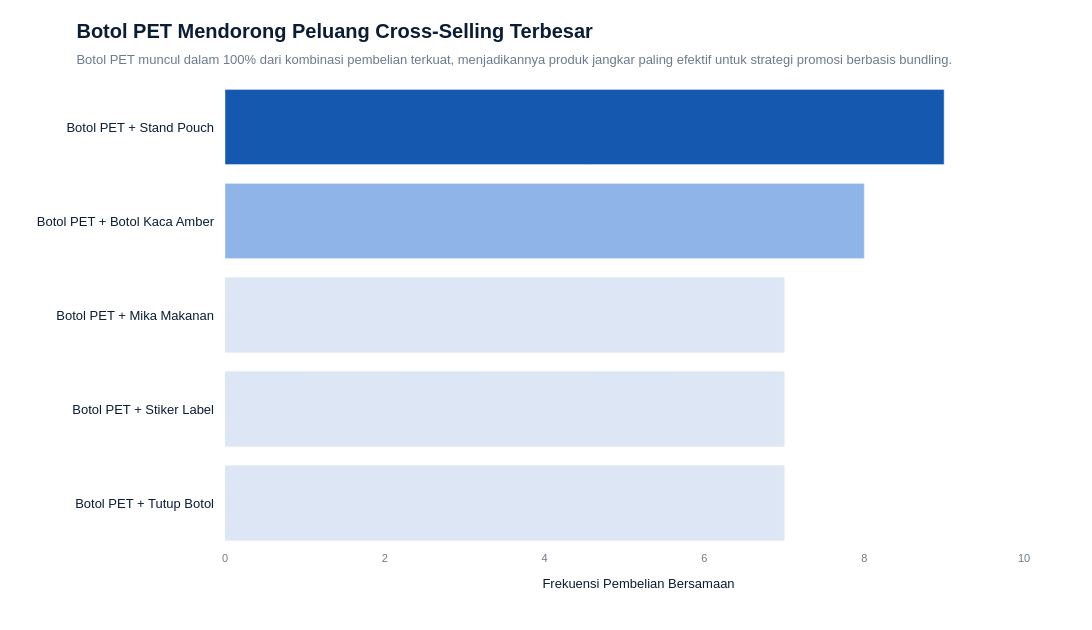

The notebook cell this image was saved under:
### Markdown cell above
### Visualisasi Cross-Sell Produk

### Code cell
import plotly.graph_objects as go
import plotly.io as pio

# Jalur ekspor relatif dari direktori runtime notebook
DEFAULT_CHART_DIR: Path = Path("..") / "outputs" / "charts"

# Palet warna korporat standar McKinsey untuk menjaga hierarki visual acuan eksekutif
COLORS: Dict[str, str] = {
    "navy": "#0B1D35",       # Warna utama teks dan aksen penting
    "tick": "#6B7B8D",       # Warna label sumbu (axis ticks)
    "footnote": "#9DA8B5",   # Warna teks catatan kaki (informasi sekunder)
    "primary": "#1558B0",    # Warna batang dominan (peringkat 1)
    "secondary": "#8FB4E8",  # Warna batang sekunder (peringkat 2)
    "muted": "#DCE6F4",      # Warna latar untuk data non-kontekstual (peringkat 3-5)
    "grid": "rgba(11,29,53,0.05)",
    "bg": "#FFFFFF"
}

# Kamus pemetaan untuk lokalisasi nama produk ke laporan resmi Bahasa Indonesia
RENAME_MAP: Dict[str, str] = {
    "Botol PET Bening 500ml": "Botol PET",
    "Standing Pouch Aluminium 250g": "Stand Pouch",
    "Botol Kaca Amber 250ml": "Botol Kaca Amber",
    "Tutup Botol Ulir 28mm": "Tutup Botol",
    "Stiker Label Vinyl Tahan Air": "Stiker Label",
    "Tray Makanan Mika 4 Sekat": "Mika Makanan",
    "Dus Produk Glossy 10x10x10": "Dus Glossy",
    "Karton Box Die Cut 20x15x8": "Karton Box"
}

# Mengambil top 5 kombinasi terkuat untuk visualisasi eksekutif yang fokus
chart_df = product_associations.sort_values("jumlah_transaksi", ascending=False).head(5).copy()

# Menggunakan .get() untuk fallback aman jika ada produk baru yang belum terdaftar di RENAME_MAP
chart_df["A"] = chart_df["nama_produk_A"].apply(lambda x: RENAME_MAP.get(x, x))
chart_df["B"] = chart_df["nama_produk_B"].apply(lambda x: RENAME_MAP.get(x, x))
chart_df["pair"] = chart_df["A"] + " + " + chart_df["B"]

# Perhitungan insight dinamis berdasarkan komposisi produk jangkar (Anchor Product)
total_rows = len(chart_df)
pet_count = chart_df["pair"].str.contains("Botol PET").sum()
# Defensif terhadap ZeroDivisionError jika dataframe input kosong
share = round(pet_count / total_rows * 100) if total_rows > 0 else 0

title_text = "Botol PET Mendorong Peluang Cross-Selling Terbesar"
subtitle_text = f"Botol PET muncul dalam {share}% dari kombinasi pembelian terkuat, menjadikannya produk jangkar paling efektif untuk strategi promosi berbasis bundling."

# Pewarnaan bertingkat (Muted Colorway) untuk mengarahkan fokus audiens langsung ke peringkat teratas
bar_colors = [
    COLORS["primary"],
    COLORS["secondary"],
    COLORS["muted"],
    COLORS["muted"],
    COLORS["muted"]
]

# Penentuan batas sumbu X secara dinamis (+15% buffer ruang kosong) agar label nilai tidak terpotong
max_val = chart_df["jumlah_transaksi"].max() if not chart_df.empty else 10
x_max_range = max_val * 1.15

fig = go.Figure()

fig.add_trace(
    go.Bar(
        x=chart_df["jumlah_transaksi"],
        y=chart_df["pair"],
        orientation="h",
        marker=dict(color=bar_colors),
        textfont=dict(size=12, color=COLORS["navy"]),
        hovertemplate="<b>%{y}</b><br>Dibeli Bersamaan: %{x} kali<extra></extra>"
    )
)

# Konfigurasi kanvas mengikuti layout laporan formal dengan margin t&b longgar untuk judul multi-baris
fig.update_layout(
    paper_bgcolor=COLORS["bg"],
    plot_bgcolor=COLORS["bg"],
    width=1120,
    height=630,
    margin=dict(l=60, r=40, t=80, b=80),
    title=dict(
        text=(
            f"<b>{title_text}</b>"
            "<br>"
            "<span style='font-size:13px; color:#6B7B8D; font-weight:normal;'>"
            f"{subtitle_text}"
            "</span>"
        ),
        x=0.07,
        y=0.94,
        font=dict(family="Arial", size=20, color=COLORS["navy"])
    ),
    font=dict(family="Arial", color=COLORS["navy"]),
    showlegend=False
)

# Urutan dibalik (autorange='reversed') agar urutan peringkat 1 tetap berada di posisi paling atas chart
fig.update_yaxes(
    autorange="reversed",
    title="",
    tickfont=dict(family="Arial", size=13, color=COLORS["navy"]),
    tickangle=0,
    ticklabelstandoff=10
)

# Menyembunyikan grid lines untuk mempertahankan aspek visual minimalis khas McKinsey Chart
fig.update_xaxes(
    title=dict(
        text="Frekuensi Pembelian Bersamaan", 
        font=dict(family="Arial", size=13, color=COLORS["navy"]),
        standoff=15
    ),
    showgrid=False,
    zeroline=False,
    tickfont=dict(family="Arial", size=11, color=COLORS["tick"]),
    range=[0, x_max_range]
)

# Catatan kaki diletakkan secara relatif menggunakan koordinat kertas (paper reference)
fig.add_annotation(
    x=0,
    y=-0.22,
    xref="paper",
    yref="paper",
    showarrow=False,
    align="left",
    text="Sumber: Market Basket Analysis. Lima kombinasi produk teratas diurutkan berdasarkan frekuensi pembelian bersamaan.",
    font=dict(family="Arial", size=10, color=COLORS["footnote"])
)

# Manajemen penulisan berkas dengan penanganan error sistem lokal (I/O)
try:
    DEFAULT_CHART_DIR.mkdir(parents=True, exist_ok=True)
    output_path = DEFAULT_CHART_DIR / "cross_sell_opportunity_analysis.png"
    # Skala ditingkatkan (scale=3) untuk memastikan resolusi gambar tajam saat disematkan di dokumen/PPT
    pio.write_image(fig, str(output_path), scale=3)
except OSError as exc:
    logger.error("Sistem gagal menulis gambar chart ke disk. Detail: %s", exc)
    raise

fig.show()
print(f"Chart saved to: {output_path}")

### Figure 1 — Plotly figure (JSON) as saved in the notebook; plotly's stock layout.template omitted (floating-point values rounded to 4 significant figures)
{"data": [{"hovertemplate": "<b>%{y}</b><br>Dibeli Bersamaan: %{x} kali<extra></extra>", "marker": {"color": ["#1558B0", "#8FB4E8", "#DCE6F4", "#DCE6F4", "#DCE6F4"]}, "orientation": "h", "textfont": {"color": "#0B1D35", "size": 12}, "type": "bar", "x": [9, 8, 7, 7, 7], "y": ["Botol PET + Stand Pouch", "Botol PET + Botol Kaca Amber", "Botol PET + Mika Makanan", "Botol PET + Stiker Label", "Botol PET + Tutup Botol"]}], "layout": {"annotations": [{"align": "left", "font": {"color": "#9DA8B5", "family": "Arial", "size": 10}, "showarrow": false, "text": "Sumber: Market Basket Analysis. Lima kombinasi produk teratas diurutkan berdasarkan frekuensi pembelian bersamaan.", "x": 0, "xref": "paper", "y": -0.22, "yref": "paper"}], "font": {"color": "#0B1D35", "family": "Arial"}, "height": 630, "margin": {"b": 80, "l": 60, "r": 40, "t": 80}, "paper_bgcolor": "#FFFFFF", "plot_bgcolor": "#FFFFFF", "showlegend": false, "title": {"font": {"color": "#0B1D35", "family": "Arial", "size": 20}, "text": "<b>Botol PET Mendorong Peluang Cross-Selling Terbesar</b><br><span style='font-size:13px; color:#6B7B8D; font-weight:normal;'>Botol PET muncul dalam 100% dari kombinasi pembelian terkuat, menjadikannya produk jangkar paling efektif untuk strategi promosi berbasis bundling.</span>", "x": 0.07, "y": 0.94}, "width": 1120, "xaxis": {"range": [0, 10.35], "showgrid": false, "tickfont": {"color": "#6B7B8D", "family": "Arial", "size": 11}, "title": {"font": {"color": "#0B1D35", "family": "Arial", "size": 13}, "standoff": 15, "text": "Frekuensi Pembelian Bersamaan"}, "zeroline": false}, "yaxis": {"autorange": "reversed", "tickangle": 0, "tickfont": {"color": "#0B1D35", "family": "Arial", "size": 13}, "ticklabelstandoff": 10, "title": {"text": ""}}}}
